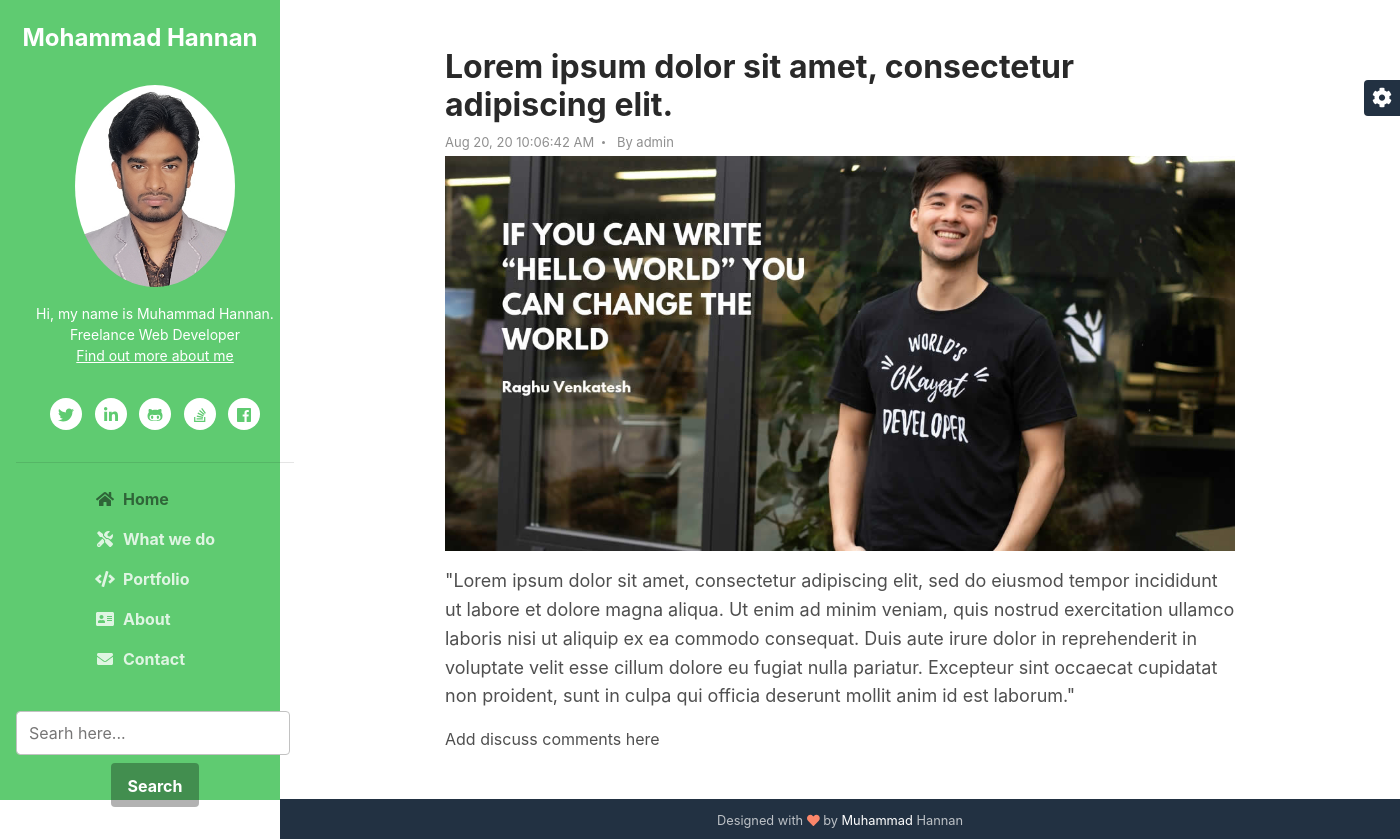
/blog-post.php?id=14, run on the app's committed database.
### tables this page shows
CREATE TABLE `tbl_post` (
	  `id` int(11) NOT NULL,
	  `cat` int(11) NOT NULL,
	  `title` varchar(100) NOT NULL,
	  `body` text NOT NULL,
	  `image` varchar(255) NOT NULL,
	  `author` varchar(50) NOT NULL,
	  `tags` varchar(255) NOT NULL,
	  `date` timestamp NOT NULL DEFAULT current_timestamp() ON UPDATE current_timestamp(),
	  `userid` int(11) NOT NULL
	);

### lib/Database.php (called while the page is built, shortened)
<?php
Class Database{
	public $host   = DB_HOST;
	public $user   = DB_USER;
	public $pass   = DB_PASS;
	public $dbname = DB_NAME;
	public $link;
	private function connectDB(){
	$this->link = new mysqli($this->host, $this->user, $this->pass, $this->dbname);
 }
	public function select($query){
		$result = $this->link->query($query) or die($this->link->error.__LINE__);
		if($result->num_rows > 0){
			return $result;
		} else {
			return false;
		}
	}
 }

### helpers/Format.php (called while the page is built, shortened)
<?php
class Format
{
    public function formatDate($date)
    {
        return date("M j, y g:i:s A", strtotime($date));
    }
}

### blog-post.php (the view)
<?php include './inc/header.php' ?>
<?php
$post_id = mysqli_real_escape_string($db->link, $_GET['id']);
if (!isset($post_id) || $post_id == NULL) {
    header("Location:404.php");
} else {
    $post_id = $post_id;
}
?>
<div class="main-wrapper">
    <article class="blog-post px-3 py-5 p-md-5">
        <div class="container">
            <div class="row">
                <div class="col-md-12">
                    <?php
                    $query = "select * from tbl_post where id=$post_id";
                    $post = $db->select($query);
                    if ($post) {
                        while ($result = $post->fetch_assoc()) {
                            ?>
                            <header class="blog-post-header">
                                <h2 class="title mb-2"><?php echo $result['title'] ?></h2>
                                <div class="meta mb-1">
                                    <span class="date"><?php echo $fm->formatDate($result['date']); ?></span>
                                    <span class="time">By <?php echo $result['author'] ?></span>
                            </header>
                            <div class="blog-post-body">
                                <figure class="blog-banner">
                                    <a href="https://made4dev.com">
                                        <img class="img-fluid" src="assets/images/blog/blog-post-banner.jpg" alt="image"></a>
                                </figure>
                                <?php echo $result['body'] ?>
                            </div>
                            <?php
                        }
                    } else {
                        header('Location:404.php');
                    }
                    ?>
                </div>
            </div>
            <div class="blog-comments-section">
                Add discuss comments here
            </div>
        </div>
    </article>
    <?php include './inc/footer-text.php' ?>
</div>
<?php include './inc/script-foo.php' ?>

### data on the page
tbl_post: title "Lorem ipsum dolor sit amet, consectetur adipiscing elit.", date "Aug 20, 20 10:06:42 AM", author "admin", body "\"Lorem ipsum dolor sit amet, consectetur adipiscing elit, sed do eiusmod tempor incididunt ut labore et dolore magna aliqua. Ut enim ad minim veniam, quis nostrud exercitation ullamco laboris nisi ut aliquip ex ea commodo consequat. Duis aute irure dolor in reprehenderit in voluptate velit esse cillum dolore eu fugiat nulla pariatur. Excepteur sint occaecat cupidatat non proident, sunt in culpa qui officia deserunt mollit anim id est laborum.\""
